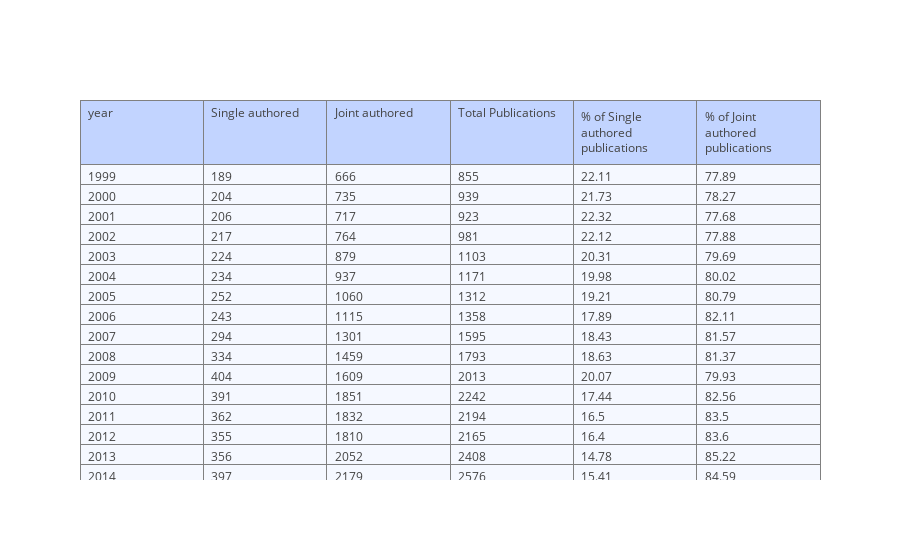
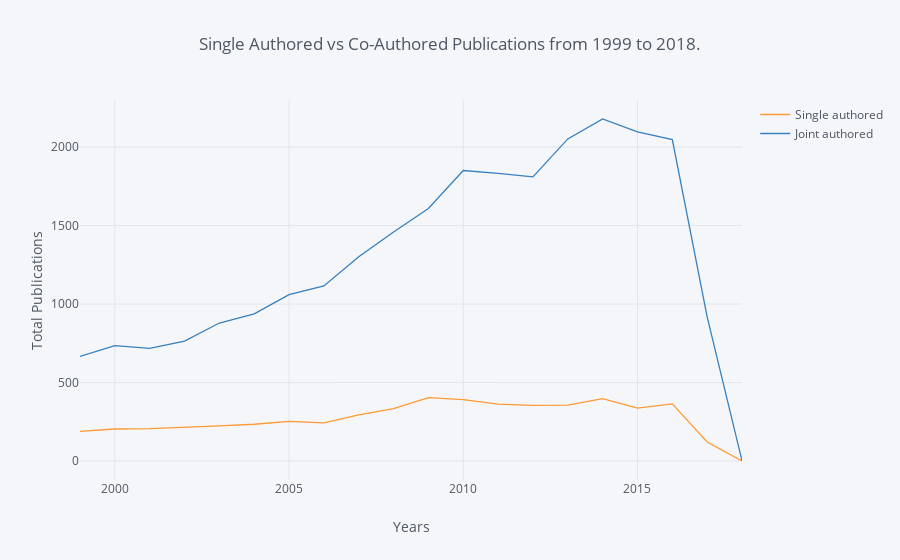
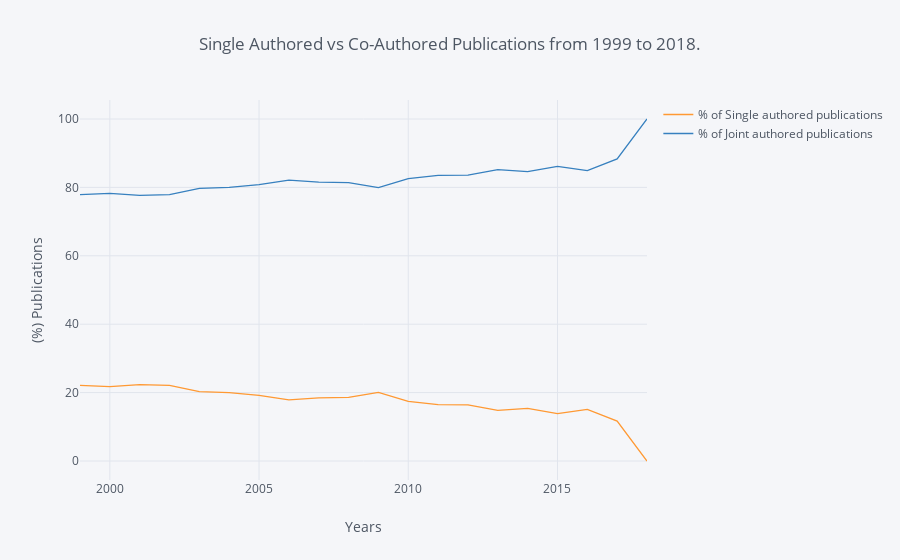

Notebook code cell kept with these figures, in order:
### Code cell
# plot year-wise distribution single author vs co-authored 
n_years = 20
visual.plot_yr_dist(years=n_years)

### Figure 1 — Plotly figure (JSON) as saved in the notebook; plotly's stock layout.template omitted (floating-point values rounded to 4 significant figures)
{"data": [{"cells": {"align": ["left", "left", "left", "left", "left"], "fill": {"color": "#F5F8FF"}, "values": [["1999", "2000", "2001", "2002", "2003", "2004", "2005", "2006", "2007", "2008", "2009", "2010", "2011", "2012", "2013", "2014", "2015", "2016", "2017", "2018"], [189, 204, 206, 217, 224, 234, 252, 243, 294, 334, 404, 391, 362, 355, 356, 397, 337, 364, 121, 0], [666, 735, 717, 764, 879, 937, 1060, 1115, 1301, 1459, 1609, 1851, 1832, 1810, 2052, 2179, 2097, 2048, 918, 2], [855, 939, 923, 981, 1103, 1171, 1312, 1358, 1595, 1793, 2013, 2242, 2194, 2165, 2408, 2576, 2434, 2412, 1039, 2], [22.11, 21.73, 22.32, 22.12, 20.31, 19.98, 19.21, 17.89, 18.43, 18.63, 20.07, 17.44, 16.5, 16.4, 14.78, 15.41, 13.85, 15.09, 11.65, 0], [77.89, 78.27, 77.68, 77.88, 79.69, 80.02, 80.79, 82.11, 81.57, 81.37, 79.93, 82.56, 83.5, 83.6, 85.22, 84.59, 86.15, 84.91, 88.35, 100]]}, "header": {"align": ["left", "left", "left", "left", "left"], "fill": {"color": "#C2D4FF"}, "values": ["year", "Single authored", "Joint authored", "Total Publications", "% of Single authored publications", "% of Joint authored publications"]}, "type": "table", "uid": "7696fc49-aa58-4662-9812-36a6d33c55a9"}], "layout": {}}

### Figure 2 — Plotly figure (JSON) as saved in the notebook; plotly's stock layout.template omitted (floating-point values rounded to 4 significant figures)
{"data": [{"line": {"color": "rgba(255, 153, 51, 1.0)", "dash": "solid", "shape": "linear", "width": 1.3}, "mode": "lines", "name": "Single authored", "text": "", "type": "scatter", "uid": "20bd5e1b-b034-4ba0-bf1f-dfb0bc10b0e4", "x": ["1999", "2000", "2001", "2002", "2003", "2004", "2005", "2006", "2007", "2008", "2009", "2010", "2011", "2012", "2013", "2014", "2015", "2016", "2017", "2018"], "y": [189, 204, 206, 217, 224, 234, 252, 243, 294, 334, 404, 391, 362, 355, 356, 397, 337, 364, 121, 0]}, {"line": {"color": "rgba(55, 128, 191, 1.0)", "dash": "solid", "shape": "linear", "width": 1.3}, "mode": "lines", "name": "Joint authored", "text": "", "type": "scatter", "uid": "e082ef53-0bec-4c65-a3dc-1a4296ee395c", "x": ["1999", "2000", "2001", "2002", "2003", "2004", "2005", "2006", "2007", "2008", "2009", "2010", "2011", "2012", "2013", "2014", "2015", "2016", "2017", "2018"], "y": [666, 735, 717, 764, 879, 937, 1060, 1115, 1301, 1459, 1609, 1851, 1832, 1810, 2052, 2179, 2097, 2048, 918, 2]}], "layout": {"legend": {"bgcolor": "#F5F6F9", "font": {"color": "#4D5663"}}, "paper_bgcolor": "#F5F6F9", "plot_bgcolor": "#F5F6F9", "title": {"font": {"color": "#4D5663"}, "text": "Single Authored vs Co-Authored Publications from 1999 to 2018."}, "xaxis": {"gridcolor": "#E1E5ED", "showgrid": true, "tickfont": {"color": "#4D5663"}, "title": {"font": {"color": "#4D5663"}, "text": "Years"}, "zerolinecolor": "#E1E5ED"}, "yaxis": {"gridcolor": "#E1E5ED", "showgrid": true, "tickfont": {"color": "#4D5663"}, "title": {"font": {"color": "#4D5663"}, "text": "Total Publications"}, "zerolinecolor": "#E1E5ED"}}}

### Figure 3 — Plotly figure (JSON) as saved in the notebook; plotly's stock layout.template omitted (floating-point values rounded to 4 significant figures)
{"data": [{"line": {"color": "rgba(255, 153, 51, 1.0)", "dash": "solid", "shape": "linear", "width": 1.3}, "mode": "lines", "name": "% of Single authored publications", "text": "", "type": "scatter", "uid": "1e1f7656-0c1e-485a-91c8-c383fc73fb2b", "x": ["1999", "2000", "2001", "2002", "2003", "2004", "2005", "2006", "2007", "2008", "2009", "2010", "2011", "2012", "2013", "2014", "2015", "2016", "2017", "2018"], "y": [22.11, 21.73, 22.32, 22.12, 20.31, 19.98, 19.21, 17.89, 18.43, 18.63, 20.07, 17.44, 16.5, 16.4, 14.78, 15.41, 13.85, 15.09, 11.65, 0]}, {"line": {"color": "rgba(55, 128, 191, 1.0)", "dash": "solid", "shape": "linear", "width": 1.3}, "mode": "lines", "name": "% of Joint authored publications", "text": "", "type": "scatter", "uid": "dd606d88-4f40-4ff7-b71f-f0b0ace24f1b", "x": ["1999", "2000", "2001", "2002", "2003", "2004", "2005", "2006", "2007", "2008", "2009", "2010", "2011", "2012", "2013", "2014", "2015", "2016", "2017", "2018"], "y": [77.89, 78.27, 77.68, 77.88, 79.69, 80.02, 80.79, 82.11, 81.57, 81.37, 79.93, 82.56, 83.5, 83.6, 85.22, 84.59, 86.15, 84.91, 88.35, 100]}], "layout": {"legend": {"bgcolor": "#F5F6F9", "font": {"color": "#4D5663"}}, "paper_bgcolor": "#F5F6F9", "plot_bgcolor": "#F5F6F9", "title": {"font": {"color": "#4D5663"}, "text": "Single Authored vs Co-Authored Publications from 1999 to 2018."}, "xaxis": {"gridcolor": "#E1E5ED", "showgrid": true, "tickfont": {"color": "#4D5663"}, "title": {"font": {"color": "#4D5663"}, "text": "Years"}, "zerolinecolor": "#E1E5ED"}, "yaxis": {"gridcolor": "#E1E5ED", "showgrid": true, "tickfont": {"color": "#4D5663"}, "title": {"font": {"color": "#4D5663"}, "text": "(%) Publications"}, "zerolinecolor": "#E1E5ED"}}}
